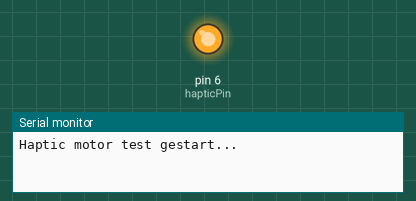
A sketch run on a simulated Arduino Uno, built with avr-gcc and run on an emulated ATmega328P. Shown: output pins drawn as LEDs (lit = HIGH), the last lines printed to the serial monitor.

Above: at 0.1 s.
At 2.4 s:
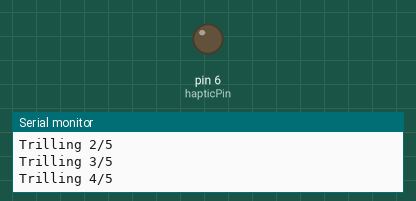
Timing chart, 0 to 3.9 s (numbered marks = the images above):
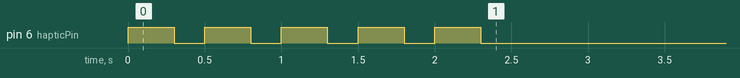

The sketch:

Test_Haptic_motor.ino
```cpp
// Testcode voor de haptic motor
// Doel: controleren of de haptic motor correct trilt
// Als de motor 5x trilt is de motor in orde, ligt het probleem elders in de code

const int hapticPin = 6;

void setup() {
  Serial.begin(9600);
  pinMode(hapticPin, OUTPUT);

  Serial.println("Haptic motor test gestart...");

  // Motor 5x laten trillen
  for (int i = 0; i < 5; i++) {
    digitalWrite(hapticPin, HIGH);  // Motor aan
    delay(300);
    digitalWrite(hapticPin, LOW);   // Motor uit
    delay(200);
    Serial.print("Trilling ");
    Serial.print(i + 1);
    Serial.println("/5");
  }

  Serial.println("Test voltooid!");
}

void loop() {
  // Leeg — test gebeurt eenmalig in setup
}
```
